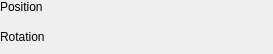
<?xml version="1.0" encoding="UTF-8"?>
<ui version="4.0">
 <class>MovableObjectWidget</class>
 <widget class="QWidget" name="MovableObjectWidget">
  <property name="geometry">
   <rect>
    <x>0</x>
    <y>0</y>
    <width>273</width>
    <height>54</height>
   </rect>
  </property>
  <property name="windowTitle">
   <string>Form</string>
  </property>
  <property name="locale">
   <locale language="English" country="UnitedStates"/>
  </property>
  <layout class="QVBoxLayout" name="verticalLayout">
   <property name="leftMargin">
    <number>0</number>
   </property>
   <property name="topMargin">
    <number>0</number>
   </property>
   <property name="rightMargin">
    <number>0</number>
   </property>
   <property name="bottomMargin">
    <number>0</number>
   </property>
   <item>
    <layout class="QHBoxLayout" name="positionLayout">
     <item>
      <widget class="QLabel" name="positionLabel">
       <property name="sizePolicy">
        <sizepolicy hsizetype="Preferred" vsizetype="Preferred">
         <horstretch>1</horstretch>
         <verstretch>0</verstretch>
        </sizepolicy>
       </property>
       <property name="text">
        <string>Position</string>
       </property>
       <property name="alignment">
        <set>Qt::AlignLeading|Qt::AlignLeft|Qt::AlignTop</set>
       </property>
      </widget>
     </item>
    </layout>
   </item>
   <item>
    <layout class="QHBoxLayout" name="rotationLayout">
     <item>
      <widget class="QLabel" name="rotationLabel">
       <property name="sizePolicy">
        <sizepolicy hsizetype="Preferred" vsizetype="Preferred">
         <horstretch>1</horstretch>
         <verstretch>0</verstretch>
        </sizepolicy>
       </property>
       <property name="text">
        <string>Rotation</string>
       </property>
       <property name="alignment">
        <set>Qt::AlignLeading|Qt::AlignLeft|Qt::AlignTop</set>
       </property>
      </widget>
     </item>
    </layout>
   </item>
  </layout>
 </widget>
 <resources/>
 <connections/>
</ui>
